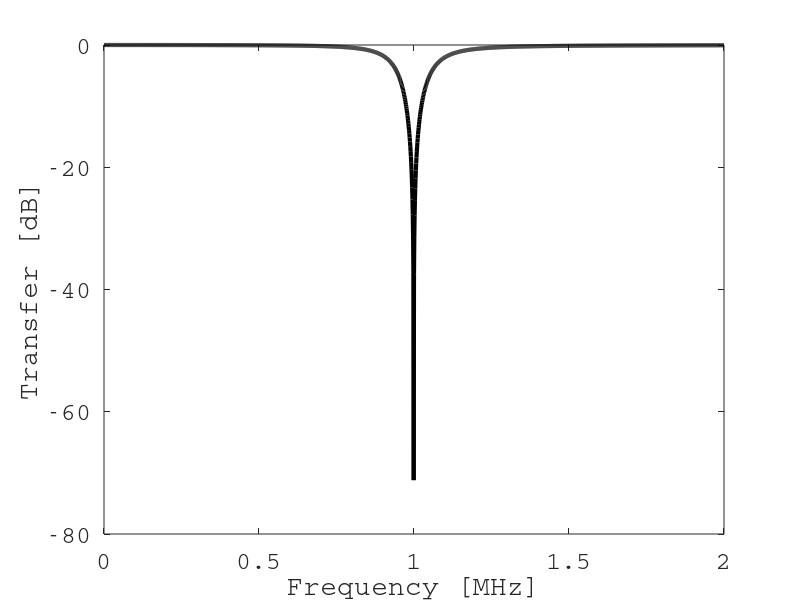

This chart was generated by the following MATLAB code:
clear;
home;

R = 50.0; %Units: Ohms
C = 470.0e-12; %Units: Farads
L = 54.0e-6; %Units: Henries

omega_LC = 1.0/(sqrt(L*C));
tau = R*C;
omega = [0.0:1.0e3:2.0e6]*2.0*pi;
k = sqrt(1-(omega/omega_LC).^2);
d = k.^4+(omega*tau).^2;
x = k.^4;
y = k.^2.*omega*tau;
h = x./d - i*y./d;

plot(omega/2/pi/1e6,20*log10(abs(h)),'linewidth',3.0,'color','black')
set(gca(),'fontname','Courier','fontsize',18)
xlabel('Frequency [MHz]')
ylabel('Transfer [dB]')